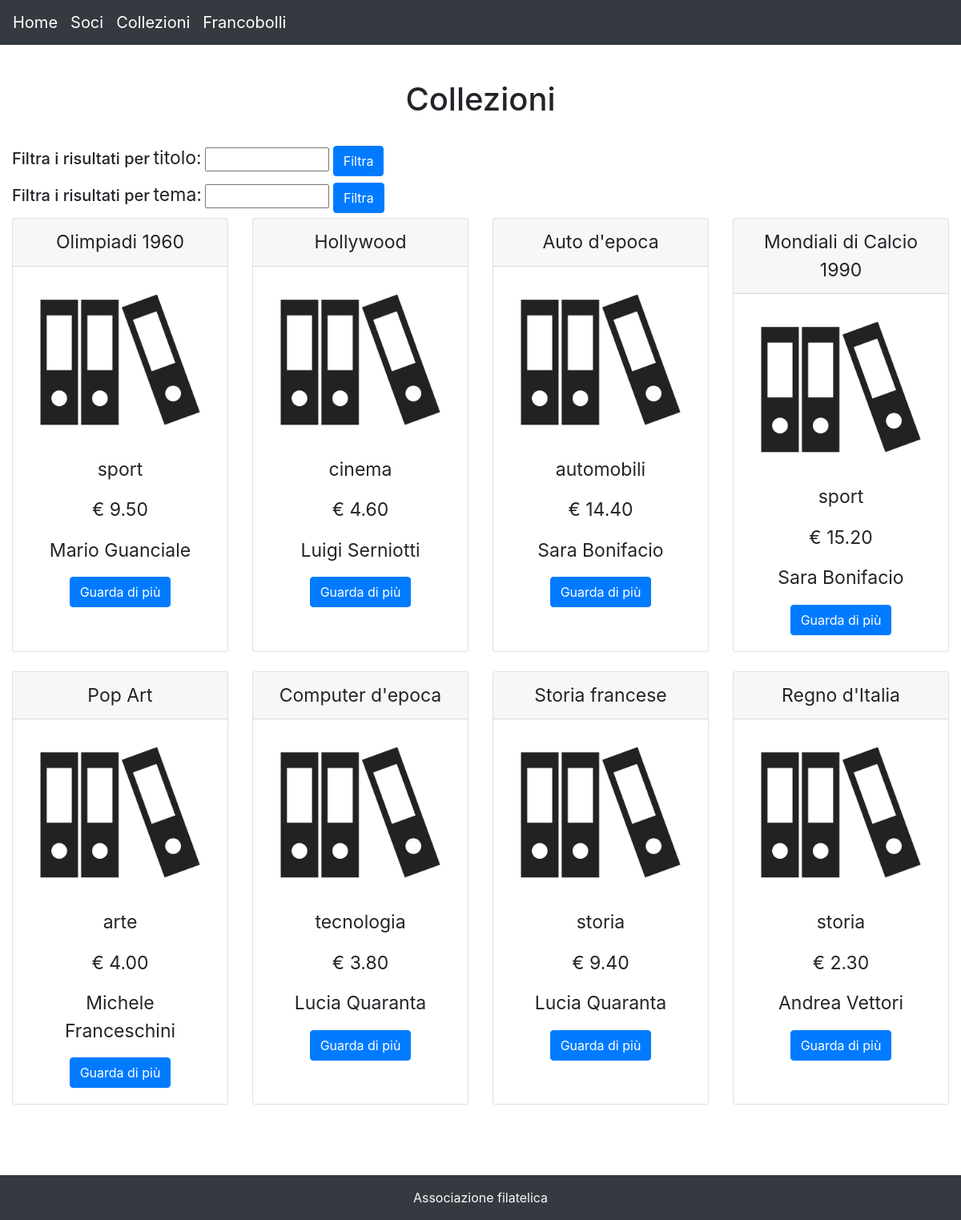
Screenshot of /collection.php with the database file from the repository.
### tables this page shows
CREATE TABLE collezioni(
  id INT PRIMARY KEY AUTO_INCREMENT,
  titolo VARCHAR(50) NOT NULL,
  collezionista INT NOT NULL,
  tema VARCHAR(30) NOT NULL,
  FOREIGN KEY(collezionista) REFERENCES soci(id)
);

CREATE TABLE soci(
  id INT PRIMARY KEY AUTO_INCREMENT,
  nome VARCHAR(30) NOT NULL,
  cognome VARCHAR(30) NOT NULL,
  genere ENUM ("M", "F")
);

### collection.php (the view, shortened to what this page needs)
<?php
require "libs/dbconnection.php";
$count = $card = 0;
if (isset($_GET['id'])) {
  $isCollection = 1; $id = $_GET['id'];
  try {
    if (isset($_POST['title'])){
      $titolo = '"%'.$_POST['title'].'%"';
      $sql = "SELECT * FROM prezzoCollezione WHERE collezionista = $id AND titolo LIKE $titolo";
    } else if (isset($_POST['topic'])){
      $tema = '"%'.$_POST['topic'].'%"';
      $sql = "SELECT * FROM prezzoCollezione WHERE collezionista = $id AND tema LIKE $tema";
    } else {
      $sql = "SELECT * FROM prezzoCollezione WHERE collezionista = $id";
    }
    $rs = $dbConnection->query($sql);
  } catch (PDOException $e) {
    die('Errore nella lettura delle collezioni.');
  }
  try {
    $sqlName = "SELECT * FROM soci WHERE id = $id";
    $rsName = $dbConnection->query($sqlName);
  } catch (PDOException $e) {
    die('Errore nella lettura dei collezionisti.');
  }
  while($rowName = $rsName->fetch()){
    $title = $rowName['nome'] . " " . $rowName['cognome'];
    break;
  }
} else {
  $isCollection = 0; $title = "Collezioni";
  try {
    if (isset($_POST['title'])){
      $titolo = '"%'.$_POST['title'].'%"';
      $sql = "SELECT p.id, s.nome, s.cognome, p.titolo, p.tema, p.prezzo
              FROM soci s, prezzoCollezione p
              WHERE s.id = p.collezionista AND p.titolo LIKE $titolo";
    } else if (isset($_POST['topic'])){
      $tema = '"%'.$_POST['topic'].'%"';
      $sql = "SELECT p.id, s.nome, s.cognome, p.titolo, p.tema, p.prezzo
              FROM soci s, prezzoCollezione p
              WHERE s.id = p.collezionista AND p.tema LIKE $tema";
    } else {
      $sql = "SELECT p.id, s.nome, s.cognome, p.titolo, p.tema, p.prezzo
              FROM soci s, prezzoCollezione p
              WHERE s.id = p.collezionista";
    }
    $rs = $dbConnection->query($sql);
  } catch (PDOException $e) {
    die('Errore nella lettura delle collezioni.');
  }
}
require "libs/header.php";
?>
<br><h1 class="text-center"><?= $title ?></h1><br>
<?php if($isCollection == 1){ $action = "collection.php?id=".$id;} else { $action = "collection.php"; } ?>
<div>
  <form action="<?= $action ?>" method="post">
    <label><h5>Filtra i risultati per </h5></label>
    <label>titolo:</label>
    <input type="text" name="title" style="width:155px">
    <input type="submit" value="Filtra" class="btn btn-primary">
  </form>
</div>
<div>
  <form action="<?= $action ?>" method="post">
    <label><h5>Filtra i risultati per </h5></label>
    <label>tema:</label>
    <input type="text" name="topic" style="width:155px">
    <input type="submit" value="Filtra" class="btn btn-primary">
  </form>
</div>
<?php while ($row = $rs->fetch()) : ?>
  <?php if($card % 4 == 0): ?> <div class="card-deck"> <?php endif; ?>
    <div class="card text-center" style="width: 25rem;">
      <div class="card-header" style="text-align: center;font-size:23px"><?php echo $row['titolo']; ?></div><p></p>
      <div class="card-img-top"> <img src="media/collezione.png" width="200" height="200"> </div>
      <div class="card-body">
        <p><?= $row['tema'] ?></p>
        <p>€ <?= $row['prezzo'] ?></p>
        <?php if($isCollection == 0): ?> <p><?= $row['nome']." ".$row['cognome'] ?></p> <?php endif; ?>
        <a href="poststamp.php?id=<?= $row['id'] ?>" class="btn btn-primary">Guarda di più</a>
      </div>
    </div>
  <?php if($card % 4 == 3): ?> </div><br> <?php endif; ?>
<?php $card = $card + 1; $count = $count + 1; endwhile; ?>
</div><br><br>
<?php require "libs/footer.php"; ?>

### libs/header.php (style rules this page uses)
p, label { font-size:23px }

### rows the page displays
collezioni: titolo "Olimpiadi 1960", tema "sport", prezzo "9.50", collezionista.nome "Mario", collezionista.cognome "Guanciale"
collezioni: titolo "Hollywood", tema "cinema", prezzo "4.60", collezionista.nome "Luigi", collezionista.cognome "Serniotti"
collezioni: titolo "Auto d'epoca", tema "automobili", prezzo "14.40", collezionista.nome "Sara", collezionista.cognome "Bonifacio"
collezioni: titolo "Mondiali di Calcio 1990", tema "sport", prezzo "15.20", collezionista.nome "Sara", collezionista.cognome "Bonifacio"
collezioni: titolo "Pop Art", tema "arte", prezzo "4.00", collezionista.nome "Michele", collezionista.cognome "Franceschini"
collezioni: titolo "Computer d'epoca", tema "tecnologia", prezzo "3.80", collezionista.nome "Lucia", collezionista.cognome "Quaranta"
collezioni: titolo "Storia francese", tema "storia", prezzo "9.40", collezionista.nome "Lucia", collezionista.cognome "Quaranta"
collezioni: titolo "Regno d'Italia", tema "storia", prezzo "2.30", collezionista.nome "Andrea", collezionista.cognome "Vettori"

### other values shown
$title "Collezioni"
